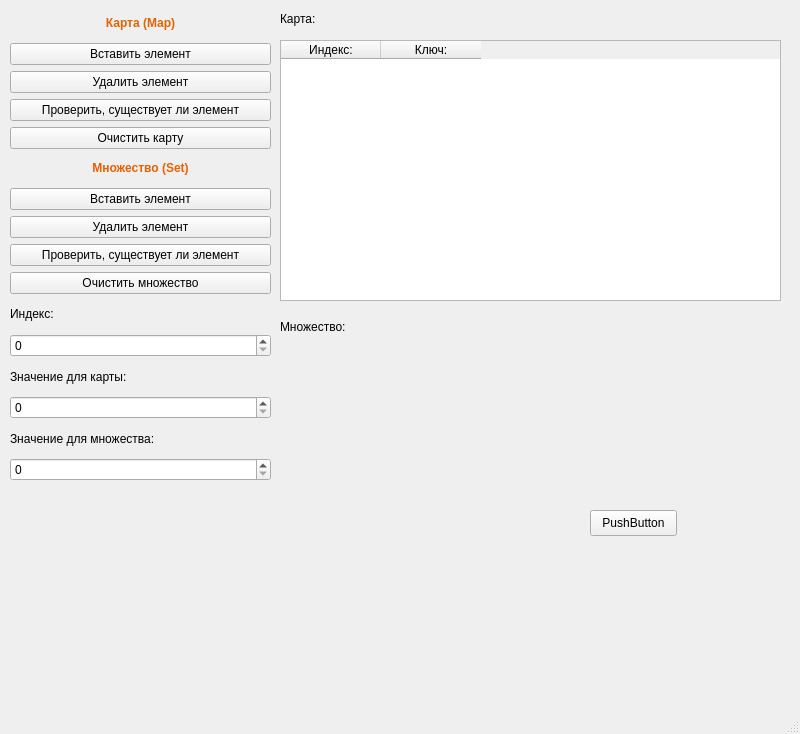
<?xml version="1.0" encoding="UTF-8"?>
<ui version="4.0">
 <class>MainWindow</class>
 <widget class="QMainWindow" name="MainWindow">
  <property name="geometry">
   <rect>
    <x>0</x>
    <y>0</y>
    <width>800</width>
    <height>734</height>
   </rect>
  </property>
  <property name="windowTitle">
   <string>MainWindow</string>
  </property>
  <widget class="QWidget" name="centralwidget">
   <widget class="QWidget" name="verticalLayoutWidget">
    <property name="geometry">
     <rect>
      <x>10</x>
      <y>10</y>
      <width>261</width>
      <height>471</height>
     </rect>
    </property>
    <layout class="QVBoxLayout" name="verticalLayout">
     <item>
      <widget class="QLabel" name="label_4">
       <property name="text">
        <string>&lt;html&gt;&lt;head/&gt;&lt;body&gt;&lt;p align=&quot;center&quot;&gt;&lt;span style=&quot; font-weight:700; color:#e66100;&quot;&gt;Карта (Map)&lt;/span&gt;&lt;/p&gt;&lt;/body&gt;&lt;/html&gt;</string>
       </property>
      </widget>
     </item>
     <item>
      <widget class="QPushButton" name="mapInsertButton">
       <property name="text">
        <string>Вставить элемент</string>
       </property>
      </widget>
     </item>
     <item>
      <widget class="QPushButton" name="mapRemoveButton">
       <property name="text">
        <string>Удалить элемент</string>
       </property>
      </widget>
     </item>
     <item>
      <widget class="QPushButton" name="mapContainsButton">
       <property name="text">
        <string>Проверить, существует ли элемент</string>
       </property>
      </widget>
     </item>
     <item>
      <widget class="QPushButton" name="mapClearButton">
       <property name="text">
        <string>Очистить карту</string>
       </property>
      </widget>
     </item>
     <item>
      <widget class="QLabel" name="label_3">
       <property name="text">
        <string>&lt;html&gt;&lt;head/&gt;&lt;body&gt;&lt;p align=&quot;center&quot;&gt;&lt;span style=&quot; font-weight:700; color:#e66100;&quot;&gt;Множество (Set)&lt;/span&gt;&lt;/p&gt;&lt;/body&gt;&lt;/html&gt;</string>
       </property>
      </widget>
     </item>
     <item>
      <widget class="QPushButton" name="setInsertButton">
       <property name="text">
        <string>Вставить элемент</string>
       </property>
      </widget>
     </item>
     <item>
      <widget class="QPushButton" name="setRemoveButton">
       <property name="text">
        <string>Удалить элемент</string>
       </property>
      </widget>
     </item>
     <item>
      <widget class="QPushButton" name="setContainsButton">
       <property name="text">
        <string>Проверить, существует ли элемент</string>
       </property>
      </widget>
     </item>
     <item>
      <widget class="QPushButton" name="setClearButton">
       <property name="text">
        <string>Очистить множество</string>
       </property>
      </widget>
     </item>
     <item>
      <widget class="QLabel" name="label">
       <property name="text">
        <string>Индекс:</string>
       </property>
      </widget>
     </item>
     <item>
      <widget class="QSpinBox" name="keySpinBox"/>
     </item>
     <item>
      <widget class="QLabel" name="label_2">
       <property name="text">
        <string>Значение для карты:</string>
       </property>
      </widget>
     </item>
     <item>
      <widget class="QSpinBox" name="valSpinBox"/>
     </item>
     <item>
      <widget class="QLabel" name="label_5">
       <property name="text">
        <string>Значение для множества:</string>
       </property>
      </widget>
     </item>
     <item>
      <widget class="QSpinBox" name="setValSpinBox"/>
     </item>
    </layout>
   </widget>
   <widget class="QTableWidget" name="mapTable">
    <property name="geometry">
     <rect>
      <x>280</x>
      <y>40</y>
      <width>501</width>
      <height>261</height>
     </rect>
    </property>
    <column>
     <property name="text">
      <string>Индекс:</string>
     </property>
    </column>
    <column>
     <property name="text">
      <string>Ключ:</string>
     </property>
    </column>
   </widget>
   <widget class="QWidget" name="verticalLayoutWidget_2">
    <property name="geometry">
     <rect>
      <x>280</x>
      <y>310</y>
      <width>501</width>
      <height>151</height>
     </rect>
    </property>
    <layout class="QVBoxLayout" name="verticalLayout_2">
     <item>
      <widget class="QLabel" name="label_6">
       <property name="text">
        <string>Множество:</string>
       </property>
      </widget>
     </item>
     <item>
      <widget class="QLabel" name="setLabel">
       <property name="text">
        <string/>
       </property>
      </widget>
     </item>
     <item>
      <widget class="QLabel" name="setResLabel">
       <property name="text">
        <string/>
       </property>
      </widget>
     </item>
     <item>
      <widget class="QLabel" name="mapResLabel">
       <property name="text">
        <string/>
       </property>
      </widget>
     </item>
    </layout>
   </widget>
   <widget class="QLabel" name="label_7">
    <property name="geometry">
     <rect>
      <x>280</x>
      <y>10</y>
      <width>501</width>
      <height>18</height>
     </rect>
    </property>
    <property name="text">
     <string>Карта:</string>
    </property>
   </widget>
   <widget class="QPushButton" name="pushButton">
    <property name="geometry">
     <rect>
      <x>590</x>
      <y>510</y>
      <width>87</width>
      <height>26</height>
     </rect>
    </property>
    <property name="text">
     <string>PushButton</string>
    </property>
   </widget>
   <widget class="QLabel" name="label_8">
    <property name="geometry">
     <rect>
      <x>180</x>
      <y>500</y>
      <width>291</width>
      <height>161</height>
     </rect>
    </property>
    <property name="text">
     <string/>
    </property>
   </widget>
  </widget>
  <widget class="QMenuBar" name="menubar">
   <property name="geometry">
    <rect>
     <x>0</x>
     <y>0</y>
     <width>800</width>
     <height>23</height>
    </rect>
   </property>
  </widget>
  <widget class="QStatusBar" name="statusbar"/>
 </widget>
 <resources/>
 <connections/>
</ui>
